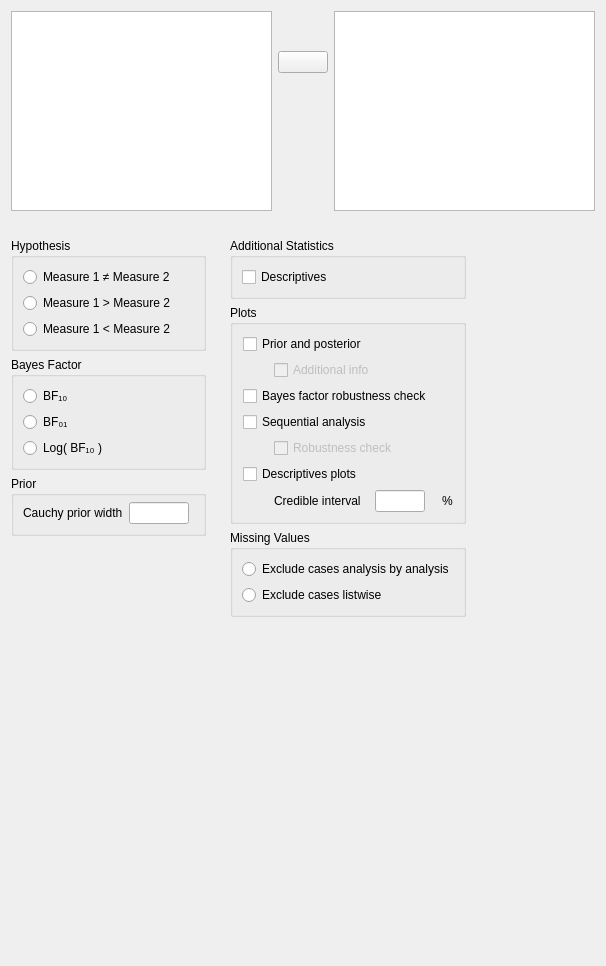
<?xml version="1.0" encoding="UTF-8"?>
<ui version="4.0">
 <class>BainTTestBayesianPairedSamplesForm</class>
 <widget class="QWidget" name="BainTTestBayesianPairedSamplesForm">
  <property name="geometry">
   <rect>
    <x>0</x>
    <y>0</y>
    <width>606</width>
    <height>966</height>
   </rect>
  </property>
  <property name="sizePolicy">
   <sizepolicy hsizetype="Fixed" vsizetype="Preferred">
    <horstretch>0</horstretch>
    <verstretch>0</verstretch>
   </sizepolicy>
  </property>
  <property name="windowTitle">
   <string>Form</string>
  </property>
  <layout class="QGridLayout" name="gridLayout_8">
   <property name="verticalSpacing">
    <number>0</number>
   </property>
   <item row="0" column="0">
    <widget class="QWidget" name="topWidget" native="true">
     <property name="sizePolicy">
      <sizepolicy hsizetype="Expanding" vsizetype="Fixed">
       <horstretch>0</horstretch>
       <verstretch>0</verstretch>
      </sizepolicy>
     </property>
     <layout class="QGridLayout" name="gridLayout">
      <property name="leftMargin">
       <number>0</number>
      </property>
      <property name="topMargin">
       <number>0</number>
      </property>
      <property name="rightMargin">
       <number>0</number>
      </property>
      <property name="verticalSpacing">
       <number>0</number>
      </property>
      <item row="0" column="1">
       <spacer name="verticalSpacer_4">
        <property name="orientation">
         <enum>Qt::Vertical</enum>
        </property>
        <property name="sizeType">
         <enum>QSizePolicy::Fixed</enum>
        </property>
        <property name="sizeHint" stdset="0">
         <size>
          <width>20</width>
          <height>40</height>
         </size>
        </property>
       </spacer>
      </item>
      <item row="2" column="1">
       <spacer name="verticalSpacer_3">
        <property name="orientation">
         <enum>Qt::Vertical</enum>
        </property>
        <property name="sizeHint" stdset="0">
         <size>
          <width>20</width>
          <height>40</height>
         </size>
        </property>
       </spacer>
      </item>
      <item row="1" column="1">
       <widget class="AssignButton" name="assignButton">
        <property name="sizePolicy">
         <sizepolicy hsizetype="Fixed" vsizetype="Fixed">
          <horstretch>0</horstretch>
          <verstretch>0</verstretch>
         </sizepolicy>
        </property>
        <property name="minimumSize">
         <size>
          <width>50</width>
          <height>0</height>
         </size>
        </property>
        <property name="maximumSize">
         <size>
          <width>50</width>
          <height>16777215</height>
         </size>
        </property>
        <property name="text">
         <string/>
        </property>
       </widget>
      </item>
      <item row="0" column="0" rowspan="3">
       <widget class="AvailableFieldsListView" name="availableFields">
        <property name="sizePolicy">
         <sizepolicy hsizetype="Preferred" vsizetype="Fixed">
          <horstretch>0</horstretch>
          <verstretch>0</verstretch>
         </sizepolicy>
        </property>
        <property name="minimumSize">
         <size>
          <width>210</width>
          <height>200</height>
         </size>
        </property>
        <property name="maximumSize">
         <size>
          <width>16777215</width>
          <height>400</height>
         </size>
        </property>
       </widget>
      </item>
      <item row="0" column="3" rowspan="3">
       <widget class="BoundPairsTable" name="pairs">
        <property name="sizePolicy">
         <sizepolicy hsizetype="Preferred" vsizetype="Fixed">
          <horstretch>0</horstretch>
          <verstretch>0</verstretch>
         </sizepolicy>
        </property>
        <property name="minimumSize">
         <size>
          <width>210</width>
          <height>200</height>
         </size>
        </property>
        <property name="maximumSize">
         <size>
          <width>16777215</width>
          <height>400</height>
         </size>
        </property>
       </widget>
      </item>
     </layout>
    </widget>
   </item>
   <item row="1" column="0">
    <widget class="QWidget" name="options" native="true">
     <property name="sizePolicy">
      <sizepolicy hsizetype="Fixed" vsizetype="Fixed">
       <horstretch>0</horstretch>
       <verstretch>0</verstretch>
      </sizepolicy>
     </property>
     <layout class="QGridLayout" name="gridLayout_7">
      <property name="leftMargin">
       <number>0</number>
      </property>
      <property name="rightMargin">
       <number>0</number>
      </property>
      <property name="bottomMargin">
       <number>0</number>
      </property>
      <property name="horizontalSpacing">
       <number>24</number>
      </property>
      <item row="0" column="0">
       <widget class="QWidget" name="widget_2" native="true">
        <property name="maximumSize">
         <size>
          <width>240</width>
          <height>16777215</height>
         </size>
        </property>
        <layout class="QGridLayout" name="gridLayout_5">
         <property name="leftMargin">
          <number>0</number>
         </property>
         <property name="rightMargin">
          <number>0</number>
         </property>
         <item row="2" column="0">
          <widget class="GroupBox" name="groupBox">
           <property name="title">
            <string>Prior</string>
           </property>
           <layout class="QGridLayout" name="gridLayout_11">
            <property name="topMargin">
             <number>6</number>
            </property>
            <item row="0" column="2">
             <spacer name="horizontalSpacer_2">
              <property name="orientation">
               <enum>Qt::Horizontal</enum>
              </property>
              <property name="sizeHint" stdset="0">
               <size>
                <width>5</width>
                <height>20</height>
               </size>
              </property>
             </spacer>
            </item>
            <item row="0" column="0">
             <widget class="QLabel" name="label">
              <property name="sizePolicy">
               <sizepolicy hsizetype="Fixed" vsizetype="Fixed">
                <horstretch>0</horstretch>
                <verstretch>0</verstretch>
               </sizepolicy>
              </property>
              <property name="text">
               <string>Cauchy prior width</string>
              </property>
             </widget>
            </item>
            <item row="0" column="1">
             <widget class="BoundTextBox" name="priorWidth">
              <property name="sizePolicy">
               <sizepolicy hsizetype="Fixed" vsizetype="Preferred">
                <horstretch>0</horstretch>
                <verstretch>0</verstretch>
               </sizepolicy>
              </property>
              <property name="minimumSize">
               <size>
                <width>60</width>
                <height>0</height>
               </size>
              </property>
              <property name="maximumSize">
               <size>
                <width>60</width>
                <height>16777215</height>
               </size>
              </property>
             </widget>
            </item>
           </layout>
          </widget>
         </item>
         <item row="0" column="0">
          <widget class="BoundGroupBox" name="hypothesis">
           <property name="title">
            <string>Hypothesis</string>
           </property>
           <property name="flat">
            <bool>false</bool>
           </property>
           <layout class="QGridLayout" name="gridLayout_9">
            <item row="0" column="0">
             <widget class="QRadioButton" name="_1twoTailed">
              <property name="sizePolicy">
               <sizepolicy hsizetype="Fixed" vsizetype="Fixed">
                <horstretch>0</horstretch>
                <verstretch>0</verstretch>
               </sizepolicy>
              </property>
              <property name="text">
               <string>Measure 1 ≠ Measure 2</string>
              </property>
             </widget>
            </item>
            <item row="2" column="0">
             <widget class="QRadioButton" name="_3oneTailedLessThan">
              <property name="sizePolicy">
               <sizepolicy hsizetype="Fixed" vsizetype="Fixed">
                <horstretch>0</horstretch>
                <verstretch>0</verstretch>
               </sizepolicy>
              </property>
              <property name="text">
               <string>Measure 1 &lt; Measure 2</string>
              </property>
             </widget>
            </item>
            <item row="1" column="0">
             <widget class="QRadioButton" name="_2oneTailedGreaterThan">
              <property name="sizePolicy">
               <sizepolicy hsizetype="Fixed" vsizetype="Fixed">
                <horstretch>0</horstretch>
                <verstretch>0</verstretch>
               </sizepolicy>
              </property>
              <property name="text">
               <string>Measure 1 &gt; Measure 2</string>
              </property>
             </widget>
            </item>
            <item row="1" column="1">
             <spacer name="horizontalSpacer_3">
              <property name="orientation">
               <enum>Qt::Horizontal</enum>
              </property>
              <property name="sizeHint" stdset="0">
               <size>
                <width>5</width>
                <height>20</height>
               </size>
              </property>
             </spacer>
            </item>
           </layout>
          </widget>
         </item>
         <item row="6" column="0">
          <spacer name="verticalSpacer">
           <property name="orientation">
            <enum>Qt::Vertical</enum>
           </property>
           <property name="sizeHint" stdset="0">
            <size>
             <width>20</width>
             <height>40</height>
            </size>
           </property>
          </spacer>
         </item>
         <item row="1" column="0">
          <widget class="BoundGroupBox" name="bayesFactorType">
           <property name="title">
            <string>Bayes Factor</string>
           </property>
           <property name="flat">
            <bool>false</bool>
           </property>
           <layout class="QGridLayout" name="gridLayout_13">
            <item row="1" column="0">
             <widget class="QRadioButton" name="_2">
              <property name="sizePolicy">
               <sizepolicy hsizetype="Fixed" vsizetype="Fixed">
                <horstretch>0</horstretch>
                <verstretch>0</verstretch>
               </sizepolicy>
              </property>
              <property name="text">
               <string>BF₀₁</string>
              </property>
             </widget>
            </item>
            <item row="2" column="0">
             <widget class="QRadioButton" name="_3">
              <property name="sizePolicy">
               <sizepolicy hsizetype="Fixed" vsizetype="Fixed">
                <horstretch>0</horstretch>
                <verstretch>0</verstretch>
               </sizepolicy>
              </property>
              <property name="text">
               <string>Log( BF₁₀ )</string>
              </property>
             </widget>
            </item>
            <item row="0" column="0">
             <widget class="QRadioButton" name="_1">
              <property name="sizePolicy">
               <sizepolicy hsizetype="Fixed" vsizetype="Fixed">
                <horstretch>0</horstretch>
                <verstretch>0</verstretch>
               </sizepolicy>
              </property>
              <property name="text">
               <string>BF₁₀</string>
              </property>
             </widget>
            </item>
            <item row="1" column="1">
             <spacer name="horizontalSpacer">
              <property name="orientation">
               <enum>Qt::Horizontal</enum>
              </property>
              <property name="sizeHint" stdset="0">
               <size>
                <width>5</width>
                <height>20</height>
               </size>
              </property>
             </spacer>
            </item>
           </layout>
          </widget>
         </item>
        </layout>
       </widget>
      </item>
      <item row="0" column="1">
       <widget class="QWidget" name="widget_3" native="true">
        <layout class="QGridLayout" name="gridLayout_2">
         <property name="leftMargin">
          <number>0</number>
         </property>
         <property name="rightMargin">
          <number>0</number>
         </property>
         <item row="0" column="0" colspan="2">
          <widget class="GroupBox" name="additionalStatisticsGroup">
           <property name="title">
            <string>Additional Statistics</string>
           </property>
           <layout class="QGridLayout" name="gridLayout_3">
            <item row="0" column="0" colspan="2">
             <widget class="BoundCheckBox" name="descriptives">
              <property name="sizePolicy">
               <sizepolicy hsizetype="Fixed" vsizetype="Fixed">
                <horstretch>0</horstretch>
                <verstretch>0</verstretch>
               </sizepolicy>
              </property>
              <property name="text">
               <string>Descriptives</string>
              </property>
             </widget>
            </item>
           </layout>
          </widget>
         </item>
         <item row="1" column="0" colspan="2">
          <widget class="GroupBox" name="plotsGroup">
           <property name="title">
            <string>Plots</string>
           </property>
           <layout class="QGridLayout" name="gridLayout_4">
            <item row="6" column="0">
             <widget class="QLabel" name="label_4">
              <property name="minimumSize">
               <size>
                <width>10</width>
                <height>0</height>
               </size>
              </property>
              <property name="maximumSize">
               <size>
                <width>10</width>
                <height>16777215</height>
               </size>
              </property>
              <property name="text">
               <string/>
              </property>
             </widget>
            </item>
            <item row="3" column="0" colspan="3">
             <widget class="BoundCheckBox" name="plotSequentialAnalysis">
              <property name="sizePolicy">
               <sizepolicy hsizetype="Fixed" vsizetype="Fixed">
                <horstretch>0</horstretch>
                <verstretch>0</verstretch>
               </sizepolicy>
              </property>
              <property name="text">
               <string>Sequential analysis</string>
              </property>
             </widget>
            </item>
            <item row="6" column="3">
             <widget class="QLabel" name="label_3">
              <property name="sizePolicy">
               <sizepolicy hsizetype="Fixed" vsizetype="Fixed">
                <horstretch>0</horstretch>
                <verstretch>0</verstretch>
               </sizepolicy>
              </property>
              <property name="text">
               <string>%</string>
              </property>
             </widget>
            </item>
            <item row="6" column="1">
             <widget class="QLabel" name="label_2">
              <property name="sizePolicy">
               <sizepolicy hsizetype="Fixed" vsizetype="Fixed">
                <horstretch>0</horstretch>
                <verstretch>0</verstretch>
               </sizepolicy>
              </property>
              <property name="text">
               <string>Credible interval</string>
              </property>
             </widget>
            </item>
            <item row="6" column="2">
             <widget class="BoundTextBox" name="descriptivesPlotsCredibleInterval">
              <property name="sizePolicy">
               <sizepolicy hsizetype="Fixed" vsizetype="Preferred">
                <horstretch>0</horstretch>
                <verstretch>0</verstretch>
               </sizepolicy>
              </property>
              <property name="minimumSize">
               <size>
                <width>50</width>
                <height>0</height>
               </size>
              </property>
              <property name="maximumSize">
               <size>
                <width>50</width>
                <height>16777215</height>
               </size>
              </property>
             </widget>
            </item>
            <item row="5" column="0" colspan="3">
             <widget class="BoundCheckBox" name="descriptivesPlots">
              <property name="sizePolicy">
               <sizepolicy hsizetype="Fixed" vsizetype="Fixed">
                <horstretch>0</horstretch>
                <verstretch>0</verstretch>
               </sizepolicy>
              </property>
              <property name="text">
               <string>Descriptives plots</string>
              </property>
             </widget>
            </item>
            <item row="2" column="0" colspan="3">
             <widget class="BoundCheckBox" name="plotBayesFactorRobustness">
              <property name="sizePolicy">
               <sizepolicy hsizetype="Fixed" vsizetype="Fixed">
                <horstretch>0</horstretch>
                <verstretch>0</verstretch>
               </sizepolicy>
              </property>
              <property name="text">
               <string>Bayes factor robustness check</string>
              </property>
             </widget>
            </item>
            <item row="4" column="1" colspan="3">
             <widget class="BoundCheckBox" name="plotSequentialAnalysisRobustness">
              <property name="enabled">
               <bool>false</bool>
              </property>
              <property name="sizePolicy">
               <sizepolicy hsizetype="Fixed" vsizetype="Fixed">
                <horstretch>0</horstretch>
                <verstretch>0</verstretch>
               </sizepolicy>
              </property>
              <property name="text">
               <string>Robustness check</string>
              </property>
             </widget>
            </item>
            <item row="1" column="1" colspan="3">
             <widget class="BoundCheckBox" name="plotPriorAndPosteriorAdditionalInfo">
              <property name="enabled">
               <bool>false</bool>
              </property>
              <property name="sizePolicy">
               <sizepolicy hsizetype="Fixed" vsizetype="Fixed">
                <horstretch>0</horstretch>
                <verstretch>0</verstretch>
               </sizepolicy>
              </property>
              <property name="text">
               <string>Additional info</string>
              </property>
             </widget>
            </item>
            <item row="0" column="0" colspan="3">
             <widget class="BoundCheckBox" name="plotPriorAndPosterior">
              <property name="sizePolicy">
               <sizepolicy hsizetype="Fixed" vsizetype="Fixed">
                <horstretch>0</horstretch>
                <verstretch>0</verstretch>
               </sizepolicy>
              </property>
              <property name="text">
               <string>Prior and posterior</string>
              </property>
             </widget>
            </item>
            <item row="1" column="0">
             <widget class="QWidget" name="widget" native="true">
              <property name="minimumSize">
               <size>
                <width>10</width>
                <height>0</height>
               </size>
              </property>
              <property name="maximumSize">
               <size>
                <width>10</width>
                <height>16777215</height>
               </size>
              </property>
             </widget>
            </item>
           </layout>
          </widget>
         </item>
         <item row="2" column="0" colspan="2">
          <widget class="BoundGroupBox" name="missingValues">
           <property name="title">
            <string>Missing Values</string>
           </property>
           <property name="flat">
            <bool>false</bool>
           </property>
           <layout class="QGridLayout" name="gridLayout_6">
            <item row="0" column="0">
             <widget class="QRadioButton" name="_1excludeAnalysisByAnalysis">
              <property name="sizePolicy">
               <sizepolicy hsizetype="Fixed" vsizetype="Fixed">
                <horstretch>0</horstretch>
                <verstretch>0</verstretch>
               </sizepolicy>
              </property>
              <property name="text">
               <string>Exclude cases analysis by analysis</string>
              </property>
             </widget>
            </item>
            <item row="1" column="0">
             <widget class="QRadioButton" name="_2excludeListwise">
              <property name="sizePolicy">
               <sizepolicy hsizetype="Fixed" vsizetype="Fixed">
                <horstretch>0</horstretch>
                <verstretch>0</verstretch>
               </sizepolicy>
              </property>
              <property name="text">
               <string>Exclude cases listwise</string>
              </property>
             </widget>
            </item>
           </layout>
          </widget>
         </item>
        </layout>
       </widget>
      </item>
     </layout>
    </widget>
   </item>
   <item row="2" column="0">
    <spacer name="verticalSpacer_5">
     <property name="orientation">
      <enum>Qt::Vertical</enum>
     </property>
     <property name="sizeHint" stdset="0">
      <size>
       <width>20</width>
       <height>40</height>
      </size>
     </property>
    </spacer>
   </item>
  </layout>
 </widget>
 <customwidgets>
  <customwidget>
   <class>AssignButton</class>
   <extends>QPushButton</extends>
   <header>widgets/assignbutton.h</header>
  </customwidget>
  <customwidget>
   <class>AvailableFieldsListView</class>
   <extends>QListView</extends>
   <header>widgets/availablefieldslistview.h</header>
  </customwidget>
  <customwidget>
   <class>GroupBox</class>
   <extends>QGroupBox</extends>
   <header>widgets/groupbox.h</header>
   <container>1</container>
  </customwidget>
  <customwidget>
   <class>BoundTextBox</class>
   <extends>QLineEdit</extends>
   <header>widgets/boundtextbox.h</header>
  </customwidget>
  <customwidget>
   <class>BoundGroupBox</class>
   <extends>QGroupBox</extends>
   <header>widgets/boundgroupbox.h</header>
   <container>1</container>
  </customwidget>
  <customwidget>
   <class>BoundCheckBox</class>
   <extends>QCheckBox</extends>
   <header>widgets/boundcheckbox.h</header>
  </customwidget>
  <customwidget>
   <class>BoundPairsTable</class>
   <extends>QTableView</extends>
   <header>widgets/boundpairstable.h</header>
  </customwidget>
 </customwidgets>
 <resources/>
 <connections>
  <connection>
   <sender>plotSequentialAnalysis</sender>
   <signal>toggled(bool)</signal>
   <receiver>plotSequentialAnalysisRobustness</receiver>
   <slot>setEnabled(bool)</slot>
   <hints>
    <hint type="sourcelabel">
     <x>417</x>
     <y>334</y>
    </hint>
    <hint type="destinationlabel">
     <x>431</x>
     <y>357</y>
    </hint>
   </hints>
  </connection>
  <connection>
   <sender>plotPriorAndPosterior</sender>
   <signal>toggled(bool)</signal>
   <receiver>plotPriorAndPosteriorAdditionalInfo</receiver>
   <slot>setEnabled(bool)</slot>
   <hints>
    <hint type="sourcelabel">
     <x>397</x>
     <y>287</y>
    </hint>
    <hint type="destinationlabel">
     <x>411</x>
     <y>310</y>
    </hint>
   </hints>
  </connection>
 </connections>
</ui>
